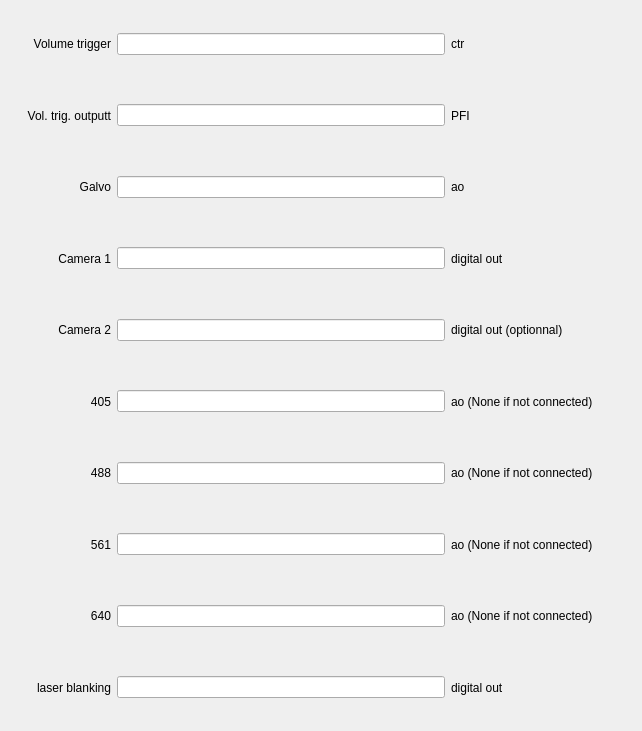
<?xml version="1.0" encoding="UTF-8"?>
<ui version="4.0">
 <class>Form</class>
 <widget class="QWidget" name="Form">
  <property name="geometry">
   <rect>
    <x>0</x>
    <y>0</y>
    <width>642</width>
    <height>731</height>
   </rect>
  </property>
  <property name="windowTitle">
   <string>Form</string>
  </property>
  <layout class="QVBoxLayout" name="verticalLayout">
   <item>
    <layout class="QHBoxLayout" name="horizontalLayout_9">
     <item>
      <widget class="QLabel" name="label_vol_trig">
       <property name="minimumSize">
        <size>
         <width>100</width>
         <height>0</height>
        </size>
       </property>
       <property name="text">
        <string>Volume trigger</string>
       </property>
       <property name="alignment">
        <set>Qt::AlignRight|Qt::AlignTrailing|Qt::AlignVCenter</set>
       </property>
      </widget>
     </item>
     <item>
      <widget class="QLineEdit" name="lineEdit_vol_trig">
       <property name="text">
        <string/>
       </property>
      </widget>
     </item>
     <item>
      <widget class="QLabel" name="label_vol_trig_out">
       <property name="minimumSize">
        <size>
         <width>180</width>
         <height>0</height>
        </size>
       </property>
       <property name="text">
        <string>ctr</string>
       </property>
      </widget>
     </item>
    </layout>
   </item>
   <item>
    <layout class="QHBoxLayout" name="horizontalLayout_10">
     <item>
      <widget class="QLabel" name="label_vol_trig_outputt">
       <property name="minimumSize">
        <size>
         <width>100</width>
         <height>0</height>
        </size>
       </property>
       <property name="text">
        <string>Vol. trig. outputt</string>
       </property>
       <property name="alignment">
        <set>Qt::AlignRight|Qt::AlignTrailing|Qt::AlignVCenter</set>
       </property>
      </widget>
     </item>
     <item>
      <widget class="QLineEdit" name="lineEdit_vol_trig_outputt"/>
     </item>
     <item>
      <widget class="QLabel" name="label_vol_trig_outputt_out">
       <property name="minimumSize">
        <size>
         <width>180</width>
         <height>0</height>
        </size>
       </property>
       <property name="text">
        <string>PFI</string>
       </property>
      </widget>
     </item>
    </layout>
   </item>
   <item>
    <layout class="QHBoxLayout" name="horizontalLayout">
     <item>
      <widget class="QLabel" name="label_galvo">
       <property name="minimumSize">
        <size>
         <width>100</width>
         <height>0</height>
        </size>
       </property>
       <property name="text">
        <string>Galvo</string>
       </property>
       <property name="alignment">
        <set>Qt::AlignRight|Qt::AlignTrailing|Qt::AlignVCenter</set>
       </property>
      </widget>
     </item>
     <item>
      <widget class="QLineEdit" name="lineEdit_galvo"/>
     </item>
     <item>
      <widget class="QLabel" name="label_galvo_out">
       <property name="minimumSize">
        <size>
         <width>180</width>
         <height>0</height>
        </size>
       </property>
       <property name="text">
        <string>ao</string>
       </property>
      </widget>
     </item>
    </layout>
   </item>
   <item>
    <layout class="QHBoxLayout" name="horizontalLayout_2">
     <item>
      <widget class="QLabel" name="label_camera1">
       <property name="minimumSize">
        <size>
         <width>100</width>
         <height>0</height>
        </size>
       </property>
       <property name="text">
        <string>Camera 1</string>
       </property>
       <property name="alignment">
        <set>Qt::AlignRight|Qt::AlignTrailing|Qt::AlignVCenter</set>
       </property>
      </widget>
     </item>
     <item>
      <widget class="QLineEdit" name="lineEdit_camera1"/>
     </item>
     <item>
      <widget class="QLabel" name="label_camera1_out">
       <property name="minimumSize">
        <size>
         <width>180</width>
         <height>0</height>
        </size>
       </property>
       <property name="text">
        <string>digital out</string>
       </property>
      </widget>
     </item>
    </layout>
   </item>
   <item>
    <layout class="QHBoxLayout" name="horizontalLayout_3">
     <item>
      <widget class="QLabel" name="label_camera2">
       <property name="minimumSize">
        <size>
         <width>100</width>
         <height>0</height>
        </size>
       </property>
       <property name="text">
        <string>Camera 2</string>
       </property>
       <property name="alignment">
        <set>Qt::AlignRight|Qt::AlignTrailing|Qt::AlignVCenter</set>
       </property>
      </widget>
     </item>
     <item>
      <widget class="QLineEdit" name="lineEdit_camera2"/>
     </item>
     <item>
      <widget class="QLabel" name="label_camera2_out">
       <property name="minimumSize">
        <size>
         <width>180</width>
         <height>0</height>
        </size>
       </property>
       <property name="text">
        <string>digital out (optionnal)</string>
       </property>
      </widget>
     </item>
    </layout>
   </item>
   <item>
    <layout class="QHBoxLayout" name="horizontalLayout_4">
     <item>
      <widget class="QLabel" name="label_laser_405">
       <property name="minimumSize">
        <size>
         <width>100</width>
         <height>0</height>
        </size>
       </property>
       <property name="text">
        <string>405</string>
       </property>
       <property name="alignment">
        <set>Qt::AlignRight|Qt::AlignTrailing|Qt::AlignVCenter</set>
       </property>
      </widget>
     </item>
     <item>
      <widget class="QLineEdit" name="lineEdit_laser_405"/>
     </item>
     <item>
      <widget class="QLabel" name="label_laser_405_out">
       <property name="minimumSize">
        <size>
         <width>180</width>
         <height>0</height>
        </size>
       </property>
       <property name="text">
        <string>ao (None if not connected)</string>
       </property>
      </widget>
     </item>
    </layout>
   </item>
   <item>
    <layout class="QHBoxLayout" name="horizontalLayout_5">
     <item>
      <widget class="QLabel" name="label_laser_488">
       <property name="minimumSize">
        <size>
         <width>100</width>
         <height>0</height>
        </size>
       </property>
       <property name="text">
        <string>488</string>
       </property>
       <property name="alignment">
        <set>Qt::AlignRight|Qt::AlignTrailing|Qt::AlignVCenter</set>
       </property>
      </widget>
     </item>
     <item>
      <widget class="QLineEdit" name="lineEdit_laser_488"/>
     </item>
     <item>
      <widget class="QLabel" name="label_laser_488_out">
       <property name="minimumSize">
        <size>
         <width>180</width>
         <height>0</height>
        </size>
       </property>
       <property name="text">
        <string>ao (None if not connected)</string>
       </property>
      </widget>
     </item>
    </layout>
   </item>
   <item>
    <layout class="QHBoxLayout" name="horizontalLayout_6">
     <item>
      <widget class="QLabel" name="label_laser_561">
       <property name="minimumSize">
        <size>
         <width>100</width>
         <height>0</height>
        </size>
       </property>
       <property name="text">
        <string>561</string>
       </property>
       <property name="alignment">
        <set>Qt::AlignRight|Qt::AlignTrailing|Qt::AlignVCenter</set>
       </property>
      </widget>
     </item>
     <item>
      <widget class="QLineEdit" name="lineEdit_laser_561"/>
     </item>
     <item>
      <widget class="QLabel" name="label_laser_561_out">
       <property name="minimumSize">
        <size>
         <width>180</width>
         <height>0</height>
        </size>
       </property>
       <property name="text">
        <string>ao (None if not connected)</string>
       </property>
      </widget>
     </item>
    </layout>
   </item>
   <item>
    <layout class="QHBoxLayout" name="horizontalLayout_7">
     <item>
      <widget class="QLabel" name="label_laser_640">
       <property name="minimumSize">
        <size>
         <width>100</width>
         <height>0</height>
        </size>
       </property>
       <property name="text">
        <string>640</string>
       </property>
       <property name="alignment">
        <set>Qt::AlignRight|Qt::AlignTrailing|Qt::AlignVCenter</set>
       </property>
      </widget>
     </item>
     <item>
      <widget class="QLineEdit" name="lineEdit_laser_640"/>
     </item>
     <item>
      <widget class="QLabel" name="label_laser_640_out">
       <property name="minimumSize">
        <size>
         <width>180</width>
         <height>0</height>
        </size>
       </property>
       <property name="text">
        <string>ao (None if not connected)</string>
       </property>
      </widget>
     </item>
    </layout>
   </item>
   <item>
    <layout class="QHBoxLayout" name="horizontalLayout_8">
     <item>
      <widget class="QLabel" name="label_laser_blanking">
       <property name="minimumSize">
        <size>
         <width>100</width>
         <height>0</height>
        </size>
       </property>
       <property name="text">
        <string>laser blanking</string>
       </property>
       <property name="alignment">
        <set>Qt::AlignRight|Qt::AlignTrailing|Qt::AlignVCenter</set>
       </property>
      </widget>
     </item>
     <item>
      <widget class="QLineEdit" name="lineEdit_laser_blanking"/>
     </item>
     <item>
      <widget class="QLabel" name="label_laser_blanking_out">
       <property name="minimumSize">
        <size>
         <width>180</width>
         <height>0</height>
        </size>
       </property>
       <property name="text">
        <string>digital out</string>
       </property>
      </widget>
     </item>
    </layout>
   </item>
  </layout>
 </widget>
 <resources/>
 <connections/>
</ui>
